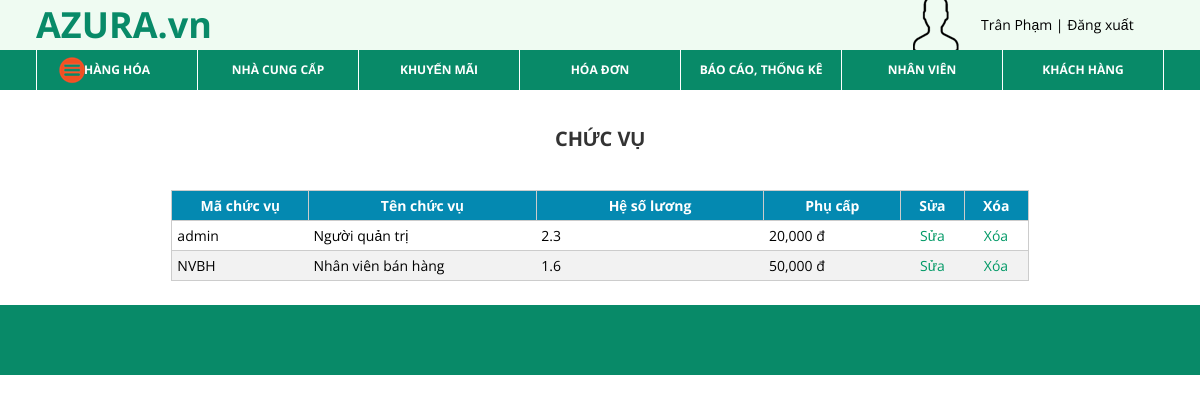
Screenshot of /admin/admin.php?quanly=chucvu (signed in) with the database file from the repository.
### tables this page shows
CREATE TABLE `chucvu` (
  `MaCV` varchar(20) NOT NULL,
  `TenCV` varchar(50) NOT NULL,
  `HeSoLuong` float NOT NULL,
  `PhuCap` double NOT NULL
);

### admin/module/chucvu/lietke.php (the view, shortened to what this page needs)
<?php
	$chucvu = mysql_query("select * from chucvu");
?>
    <div id="nhacungcap">
        <p class="title">CHỨC VỤ</p><br />
        <br />
        <table class = "tb-lietke"  border="1" >
            <tr>
                <th width="15%">Mã chức vụ</th>
                <th width="25%">Tên chức vụ</th>
                <th width="25%">Hệ số lương</th>
                <th width="15%">Phụ cấp</th>
                <th width="7%">Sửa</th>
                <th width="7%">Xóa</th>
            </tr>
        <?php
            while($re_cv = mysql_fetch_assoc($chucvu))
			{
		?>
                <tr>
                    <td><?php echo $re_cv['MaCV'] ?></td>
                    <td><?php echo $re_cv['TenCV'] ?></td>
                    <td><?php echo $re_cv['HeSoLuong']?> </td>
                    <td><?php echo number_format($re_cv['PhuCap']) ?> đ</td>
                    <td align="center"><a href = "admin.php?quanly=chucvu&ac=sua&id=<?php echo $re_cv['MaCV'] ?>">Sửa</a></td>
                    <td align="center"><a href = "admin.php?quanly=chucvu&ac=xoa&id=<?php echo $re_cv['MaCV'] ?>">Xóa</a></td>
                </tr>
        <?php
			}
		?>
        </table>
    </div>

### admin/style.css (style rules this page uses)
a { text-decoration: none; font-size: 14px; font-family: 'Open Sans', arial, tahoma, sans-serif; color: #000; }
body { font-size: 14px; font-family: 'Open Sans', arial, tahoma, sans-serif; }
* { padding:0; margin:0 }
.tb-lietke { width: 100%; border-collapse: collapse; }
.tb-lietke tr { height: 30px; border: solid 1px #ccc; }
.tb-lietke td { border: none; }
.tb-lietke a { color: #096; }
.tb-lietke td, .tb-lietke th { padding: 5px 5px; }
.tb-lietke th { background: #0489B1; color: white; }
.title { font-size: 20px; font-weight: bold; color: #333; text-align: center; }
#nhacungcap table { width: 95%; margin: auto; }

### rows the page displays
chucvu: MaCV "admin", TenCV "Người quản trị", HeSoLuong "2.3", PhuCap "20,000"
chucvu: MaCV "NVBH", TenCV "Nhân viên bán hàng", HeSoLuong "1.6", PhuCap "50,000"

### other values shown
$_SESSION['name'] "Trân Phạm"
